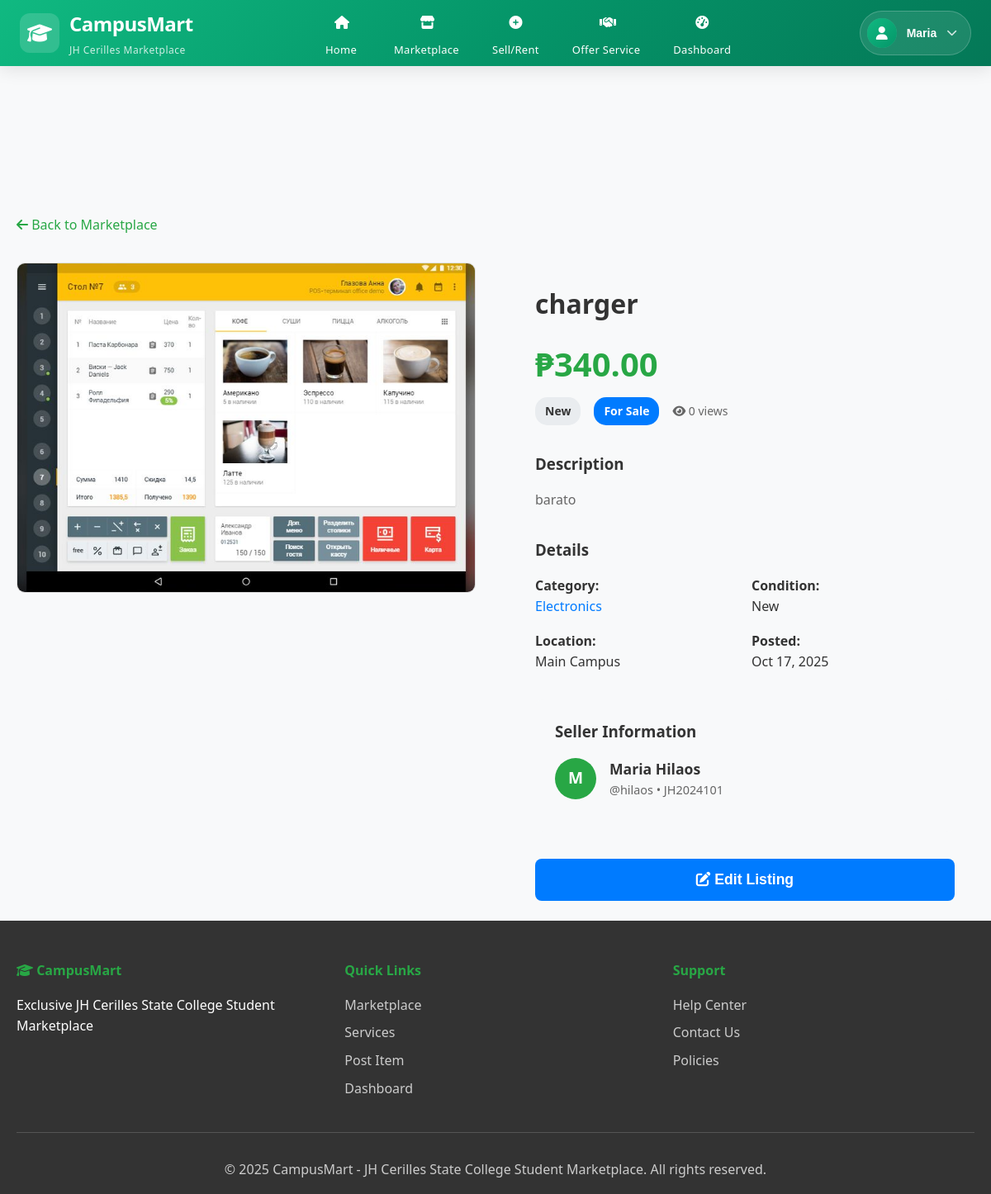
Screenshot of /product-details.php?id=4 (signed in) with the database file from the repository.
### tables this page shows
CREATE TABLE `listings` (
  `id` int(11) NOT NULL,
  `user_id` int(11) NOT NULL,
  `category_id` int(11) NOT NULL,
  `title` varchar(200) NOT NULL,
  `description` text NOT NULL,
  `price` decimal(10,2) NOT NULL,
  `type` enum('sale','rent') NOT NULL DEFAULT 'sale',
  `condition_item` enum('New','Like New','Good','Fair','Poor') NOT NULL DEFAULT 'Good',
  `condition_type` enum('new','like_new','good','fair','poor') NOT NULL,
  `status` enum('active','available','sold','reserved','inactive') DEFAULT 'active',
  `views` int(11) DEFAULT 0,
  `featured` tinyint(1) DEFAULT 0,
  `images` longtext DEFAULT NULL CHECK (json_valid(`images`)),
  `location` varchar(100) DEFAULT NULL,
  `rental_period` varchar(50) DEFAULT NULL,
  `created_at` timestamp NOT NULL DEFAULT current_timestamp(),
  `updated_at` timestamp NOT NULL DEFAULT current_timestamp() ON UPDATE current_timestamp()
);

CREATE TABLE `categories` (
  `id` int(11) NOT NULL,
  `name` varchar(100) NOT NULL,
  `slug` varchar(50) NOT NULL,
  `description` text DEFAULT NULL,
  `icon` varchar(50) DEFAULT NULL,
  `created_at` timestamp NOT NULL DEFAULT current_timestamp(),
  `is_active` tinyint(1) DEFAULT 1
);

CREATE TABLE `users` (
  `id` int(11) NOT NULL,
  `student_id` varchar(20) NOT NULL,
  `username` varchar(50) NOT NULL,
  `email` varchar(100) NOT NULL,
  `password_hash` varchar(255) NOT NULL,
  `first_name` varchar(50) NOT NULL,
  `last_name` varchar(50) NOT NULL,
  `course` varchar(100) NOT NULL,
  `year_level` varchar(20) NOT NULL,
  `bio` text DEFAULT NULL,
  `profile_image` varchar(255) DEFAULT NULL,
  `phone` varchar(20) DEFAULT NULL,
  `contact_number` varchar(20) DEFAULT NULL,
  `status` enum('active','inactive','suspended') DEFAULT 'active',
  `email_verified` tinyint(1) DEFAULT 1,
  `total_earnings` decimal(10,2) DEFAULT 0.00,
  `rating` decimal(3,2) DEFAULT 0.00,
  `total_reviews` int(11) DEFAULT 0,
  `created_at` timestamp NOT NULL DEFAULT current_timestamp(),
  `updated_at` timestamp NOT NULL DEFAULT current_timestamp() ON UPDATE current_timestamp()
);

### config/config.php (called while the page is built, shortened)
<?php
function isLoggedIn() {
    return isset($_SESSION['user_id']) && isset($_SESSION['student_id']);
}
?>

### product-details.php (the view, shortened to what this page needs)
<?php
require_once 'includes/header.php';
$productId = isset($_GET['id']) ? intval($_GET['id']) : 0;
try {
    $db = getDBConnection();
    $stmt = $db->prepare("
        SELECT
            l.*,
            c.name as category_name,
            c.slug as category_slug,
            CONCAT(u.first_name, ' ', u.last_name) as seller_name,
            u.username as seller_username,
            u.student_id as seller_student_id,
            u.email as seller_email,
            u.phone as seller_phone,
            u.rating as seller_rating,
            u.total_reviews as seller_total_reviews
        FROM listings l
        LEFT JOIN categories c ON l.category_id = c.id
        LEFT JOIN users u ON l.user_id = u.id
        WHERE l.id = ? AND l.status = 'active'
    ");
    $stmt->execute([$productId]);
    $product = $stmt->fetch();
    $images = $product['images'] ? json_decode($product['images'], true) : [];
} catch (Exception $e) {
    error_log("Product details error: " . $e->getMessage());
    header('Location: marketplace.php');
    exit();
}
?>
<main style="padding-top: 100px;">
    <div class="container">
        <nav style="margin-bottom: 2rem;">
            <a href="marketplace.php" style="color: #28a745; text-decoration: none;">
                <i class="fas fa-arrow-left"></i> Back to Marketplace
            </a>
        </nav>
        <div class="product-details" style="display: grid; grid-template-columns: 1fr 1fr; gap: 3rem; max-width: 1200px;">
            <div class="product-images">
                <?php if (!empty($images)): ?>
                    <div class="main-image" style="margin-bottom: 1rem;">
                        <img id="mainImage" src="uploads/listings/<?php echo htmlspecialchars($images[0]); ?>"
                             alt="<?php echo htmlspecialchars($product['title']); ?>"
                             style="width: 100%; height: 400px; object-fit: cover; border-radius: 10px; border: 1px solid #ddd;">
                    </div>
                <?php endif; ?>
            </div>
            <div class="product-info">
                <h1 style="font-size: 2rem; margin-bottom: 1rem; color: #333;">
                    <?php echo htmlspecialchars($product['title']); ?>
                </h1>
                <div class="price-section" style="margin-bottom: 2rem;">
                    <div class="price" style="font-size: 2.5rem; font-weight: bold; color: #28a745; margin-bottom: 0.5rem;">
                        ₱<?php echo number_format($product['price'], 2); ?>
                    </div>
                    <div class="product-meta" style="display: flex; gap: 1rem; align-items: center;">
                        <span class="condition-badge" style="background: #e9ecef; padding: 6px 12px; border-radius: 15px; font-size: 14px; font-weight: 600;">
                            <?php echo htmlspecialchars($product['condition_item']); ?>
                        </span>
                        <span class="type-badge" style="background: #007bff; color: white; padding: 6px 12px; border-radius: 15px; font-size: 14px; font-weight: 600;">
                            For <?php echo ucfirst($product['type']); ?>
                        </span>
                        <span style="color: #666; font-size: 14px;">
                            <i class="fas fa-eye"></i> <?php echo $product['views']; ?> views
                        </span>
                    </div>
                </div>
                <div class="description" style="margin-bottom: 2rem;">
                    <h3 style="color: #333; margin-bottom: 1rem;">Description</h3>
                    <p style="line-height: 1.6; color: #666;">
                        <?php echo nl2br(htmlspecialchars($product['description'])); ?>
                    </p>
                </div>
                <div class="details" style="margin-bottom: 2rem;">
                    <h3 style="color: #333; margin-bottom: 1rem;">Details</h3>
                    <div class="details-grid" style="display: grid; grid-template-columns: 1fr 1fr; gap: 1rem;">
                        <div>
                            <strong>Category:</strong><br>
                            <span style="color: #007bff;"><?php echo htmlspecialchars($product['category_name']); ?></span>
                        </div>
                        <div>
                            <strong>Condition:</strong><br>
                            <?php echo htmlspecialchars($product['condition_item']); ?>
                        </div>
                        <?php if ($product['location']): ?>
                        <div>
                            <strong>Location:</strong><br>
                            <?php echo htmlspecialchars($product['location']); ?>
                        </div>
                        <?php endif; ?>
                        <div>
                            <strong>Posted:</strong><br>
                            <?php echo date('M j, Y', strtotime($product['created_at'])); ?>
                        </div>
                    </div>
                </div>
                <div class="seller-info" style="background: #f8f9fa; padding: 1.5rem; border-radius: 10px; margin-bottom: 2rem;">
                    <h3 style="color: #333; margin-bottom: 1rem;">Seller Information</h3>
                    <div style="display: flex; align-items: center; gap: 1rem; margin-bottom: 1rem;">
                        <div class="seller-avatar" style="width: 50px; height: 50px; background: #28a745; border-radius: 50%; display: flex; align-items: center; justify-content: center; color: white; font-weight: bold; font-size: 1.2rem;">
                            <?php echo strtoupper(substr($product['seller_name'], 0, 1)); ?>
                        </div>
                        <div>
                            <div style="font-weight: 600; font-size: 1.1rem;">
                                <?php echo htmlspecialchars($product['seller_name']); ?>
                            </div>
                            <div style="color: #666; font-size: 0.9rem;">
                                @<?php echo htmlspecialchars($product['seller_username']); ?> • <?php echo htmlspecialchars($product['seller_student_id']); ?>
                            </div>
                        </div>
                    </div>
                </div>
                <div class="action-buttons" style="display: flex; gap: 1rem;">
                    <?php if (isLoggedIn() && $_SESSION['user_id'] != $product['user_id']): ?>
                        <button onclick="contactSeller()" style="flex: 1; background: #28a745; color: white; border: none; padding: 15px 30px; border-radius: 8px; font-size: 1.1rem; font-weight: 600; cursor: pointer;">
                            <i class="fas fa-comment"></i> Contact Seller
                        </button>
                        <button onclick="addToWishlist(<?php echo $product['id']; ?>)" style="background: white; color: #28a745; border: 2px solid #28a745; padding: 15px 20px; border-radius: 8px; cursor: pointer;">
                            <i class="fas fa-heart"></i>
                        </button>
                    <?php elseif (isLoggedIn() && $_SESSION['user_id'] == $product['user_id']): ?>
                        <button onclick="editListing(<?php echo $product['id']; ?>)" style="flex: 1; background: #007bff; color: white; border: none; padding: 15px 30px; border-radius: 8px; font-size: 1.1rem; font-weight: 600; cursor: pointer;">
                            <i class="fas fa-edit"></i> Edit Listing
                        </button>
                    <?php else: ?>
                        <a href="login.php" style="flex: 1; background: #28a745; color: white; text-decoration: none; padding: 15px 30px; border-radius: 8px; font-size: 1.1rem; font-weight: 600; text-align: center; display: block;">
                            <i class="fas fa-sign-in-alt"></i> Login to Contact
                        </a>
                    <?php endif; ?>
                </div>
            </div>
        </div>
    </div>
</main>
<?php require_once 'includes/footer.php'; ?>

### css/header_redesigned.css (style rules this page uses)
* { margin: 0; padding: 0; box-sizing: border-box; }
body { font-family: 'Inter', -apple-system, BlinkMacSystemFont, 'Segoe UI', Roboto, sans-serif; line-height: 1.6; color: #333; background-color: #f8fafc; }

### css/style.css (style rules this page uses)
* { margin: 0; padding: 0; box-sizing: border-box; }
body { font-family: 'Segoe UI', Tahoma, Geneva, Verdana, sans-serif; line-height: 1.6; color: #333; background-color: #f8f9fa; padding-top: 80px; }
.container { max-width: 1200px; margin: 0 auto; padding: 0 20px; }
.product-info { padding: 1.5rem; }

### rows the page displays
listings: title "charger", price "340.00", condition_item "New", type "Sale", views "0", description "barato", category.name "Electronics", location "Main Campus", created_at "Oct 17, 2025", user.username "hilaos", user.student_id "JH2024101"

### other values shown
$currentUser['first_name'] "Maria"
substr($product['seller_name'], 0, 1) "M"
$product['seller_name'] "Maria Hilaos"
